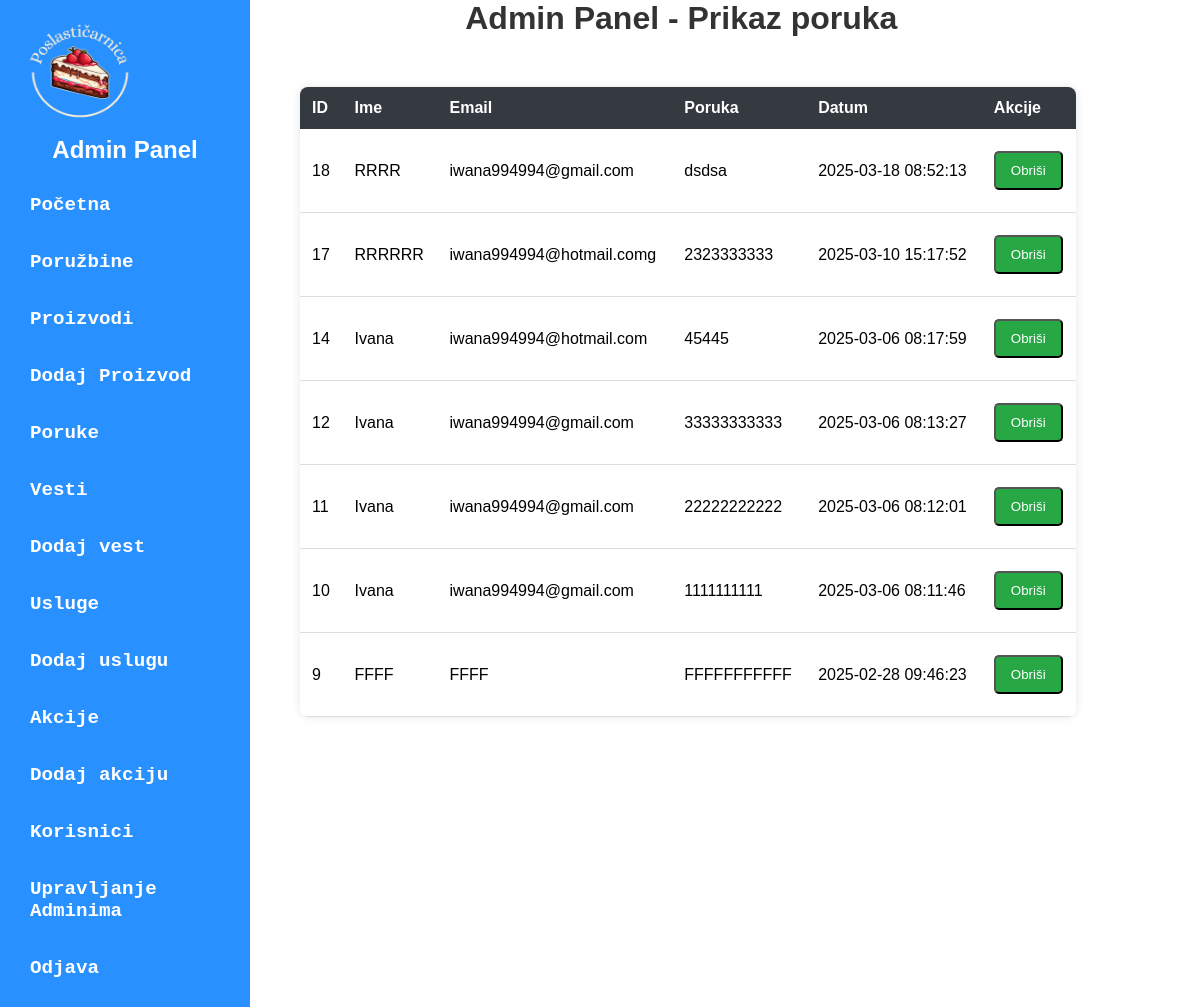
The page /admin/admin-dashboard.php?page=poruke on the database as committed earlier.
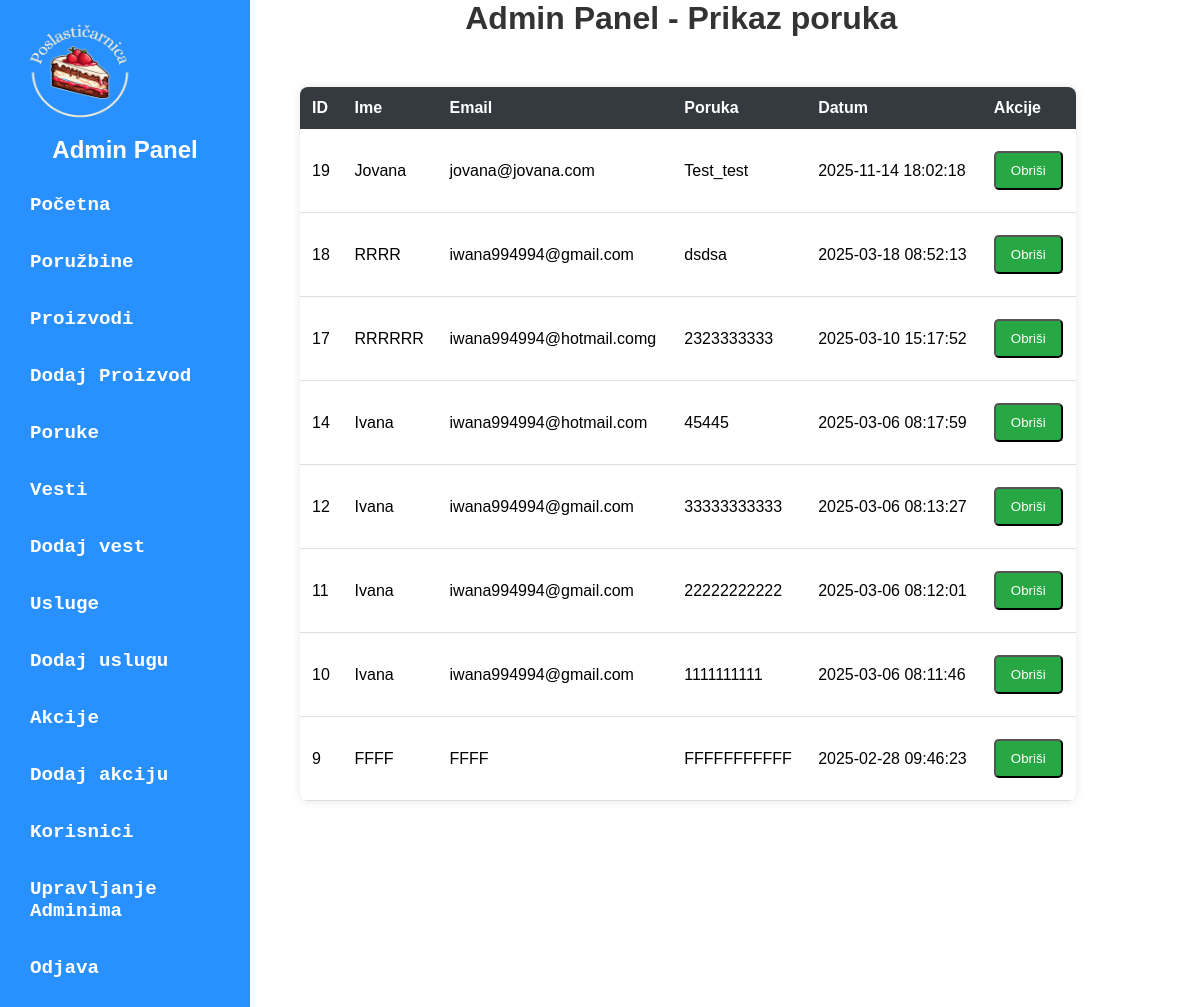
The same page on the database as committed later.
### tables this page shows
CREATE TABLE IF NOT EXISTS `poruka` (
  `id` int(10) unsigned NOT NULL AUTO_INCREMENT,
  `poruka` text NOT NULL,
  `ime` text NOT NULL,
  `email` text NOT NULL,
  `datum` timestamp NOT NULL DEFAULT current_timestamp() ON UPDATE current_timestamp(),
  PRIMARY KEY (`id`)
);

### admin/model/PorukaModel.php (called while the page is built, shortened)
<?php
include_once __DIR__ . '/../config/database.php';
$query = "SELECT * FROM poruka ORDER BY id DESC ";
$query_run = mysqli_query($con, $query);
if ($query_run && mysqli_num_rows($query_run) > 0) {
    $poruke = mysqli_fetch_all($query_run, MYSQLI_ASSOC);
} else {
    die("Greška: Nema poruka.");
}
?>

### admin/view/poruka.php (the view, shortened to what this page needs)
<!DOCTYPE html>
<html lang="en">
<head>
    <link rel="stylesheet" href="./public/table-style.css">
    <link rel="stylesheet" href="./public/pop-up.css">
    <link rel="stylesheet" href="./public/message-session.css">
</head>
<body id="body-poruka">
    <h1>Admin Panel - Prikaz poruka</h1>
    <table>
        <thead>
            <tr>
                <th>ID</th>
                <th>Ime</th>
                <th>Email</th>
                <th>Poruka</th>
                <th>Datum</th>
                <th>Akcije</th>
            </tr>
        </thead>
        <tbody>
            <?php if ($poruke): ?>
                <?php foreach ($poruke as $poruka): ?>
                    <tr>
                        <td><?php echo $poruka['id']; ?></td>
                        <td><?php echo ($poruka['ime']); ?></td>
                        <td><?php echo ($poruka['email']); ?></td>
                        <td><?php echo (($poruka['poruka'])); ?></td>
                        <td><?php echo $poruka['datum']; ?></td>
                        <td>
                         <form method="POST" action="./model/PorukaModel.php" id="deleteForm<?=$poruka['id']?>">
                 <button type="button" onclick="deletePop(<?=$poruka['id']?> )" id="dugme">Obriši</button>
            </form>
                        </td>
                    </tr>
                <?php endforeach; ?>
            <?php else: ?>
                <tr>
                    <td colspan="6">Nema poruka</td>
                </tr>
            <?php endif; ?>
        </tbody>
    </table>
</body>
</html>

Rows that differ between the two databases and show on the page:
added poruka: id "19", ime "Jovana", email "jovana@jovana.com", poruka "Test_test", datum "2025-11-14 18:02:18"
